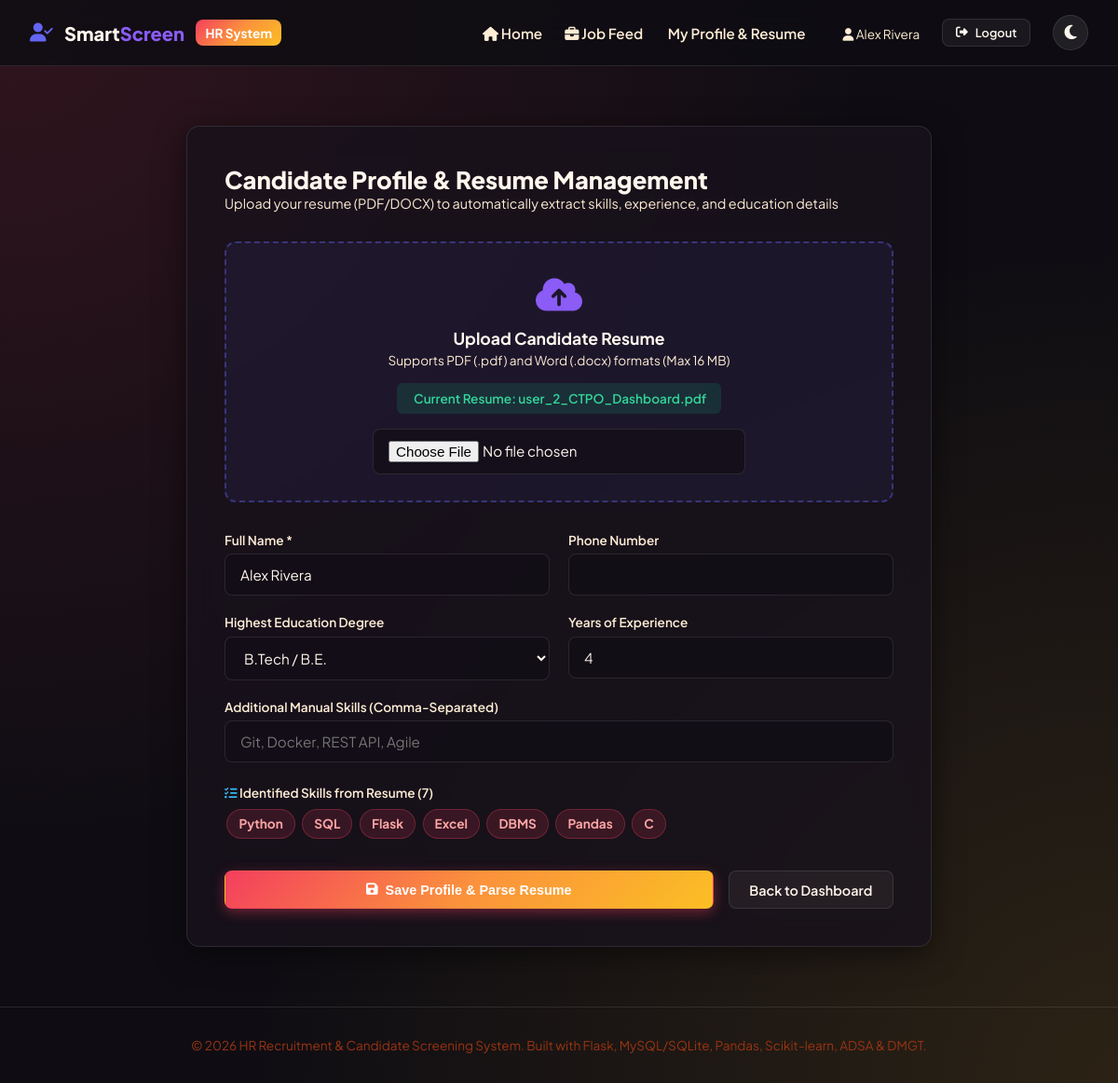
The app's page /candidate/profile (signed in) with its own data.
### models/user.py (models this page shows, shortened)
class CandidateProfile(db.Model):
    __tablename__ = 'candidate_profiles'
    id = db.Column(db.Integer, primary_key=True)
    user_id = db.Column(db.Integer, db.ForeignKey('users.id', ondelete='CASCADE'), nullable=False, unique=True)
    full_name = db.Column(db.String(100), nullable=False)
    phone = db.Column(db.String(20), nullable=True)
    education = db.Column(db.String(100), nullable=True)
    experience_years = db.Column(db.Integer, default=0)
    resume_filename = db.Column(db.String(255), nullable=True)
    resume_text = db.Column(db.Text, nullable=True)
    created_at = db.Column(db.DateTime, default=datetime.utcnow)
    skills = db.relationship('Skill', secondary='candidate_skills', backref=db.backref('candidates', lazy='dynamic'))
    applications = db.relationship('Application', backref='candidate', cascade='all, delete-orphan')

### models/job.py (models this page shows, shortened)
class Skill(db.Model):
    __tablename__ = 'skills'
    id = db.Column(db.Integer, primary_key=True)
    name = db.Column(db.String(80), unique=True, nullable=False, index=True)
    category = db.Column(db.String(50), default='Technical')

### routes/candidate.py (the view, shortened to what this page needs)
@candidate_bp.route('/profile', methods=['GET', 'POST'])
@candidate_required
def profile():
    cand_profile = CandidateProfile.query.filter_by(user_id=session['user_id']).first()
    return render_template('candidate/profile.html', profile=cand_profile)

### app.py (called while the page is built)
def create_app():
    app = Flask(__name__)
    app.config.from_object(Config)
    db.init_app(app)
    app.register_blueprint(auth_bp)
    app.register_blueprint(hr_bp)
    app.register_blueprint(candidate_bp)
    app.register_blueprint(screening_bp)
    os.makedirs(app.config['UPLOAD_FOLDER'], exist_ok=True)
    @app.route('/')
    def index():
        return render_template('index.html')
    @app.context_processor
    def inject_user():
        return dict(
            user_id=session.get('user_id'),
            role=session.get('role'),
            full_name=session.get('full_name')
        )
    with app.app_context():
        db.create_all()
    return app

### routes/candidate.py (called while the page is built)
def candidate_required(f):
    @wraps(f)
    def decorated_function(*args, **kwargs):
        if 'user_id' not in session or session.get('role') != 'candidate':
            flash('Access restricted to Candidates only.', 'danger')
            return redirect(url_for('auth.candidate_login'))
        return f(*args, **kwargs)
    return decorated_function

### templates/candidate/profile.html (shortened to what this page needs)
{% extends "base.html" %}
{% block content %}
<div style="max-width: 800px; margin: 2rem auto;">
    <div class="glass-panel" style="padding: 2.5rem;">
        <div style="margin-bottom: 2rem;">
            <h2 style="font-size: 1.6rem; font-weight: 800;">Candidate Profile & Resume Management</h2>
            <p style="color: var(--text-secondary); font-size: 0.9rem;">Upload your resume (PDF/DOCX) to automatically extract skills, experience, and education details</p>
        </div>
        <form action="{{ url_for('candidate.profile') }}" method="POST" enctype="multipart/form-data">
            <div style="background: rgba(99, 102, 241, 0.08); border: 2px dashed rgba(99, 102, 241, 0.4); border-radius: 12px; padding: 1.75rem; text-align: center; margin-bottom: 2rem;">
                <div style="font-size: 2.5rem; color: #8b5cf6; margin-bottom: 0.75rem;">
                    <i class="fa-solid fa-cloud-arrow-up"></i>
                </div>
                <h4 style="font-size: 1.1rem; font-weight: 700; margin-bottom: 0.25rem;">Upload Candidate Resume</h4>
                <p style="color: var(--text-secondary); font-size: 0.85rem; margin-bottom: 1rem;">Supports PDF (.pdf) and Word (.docx) formats (Max 16 MB)</p>
                {% if profile and profile.resume_filename %}
                    <div style="margin-bottom: 1rem; padding: 0.5rem 1rem; background: rgba(16, 185, 129, 0.15); border-radius: 6px; display: inline-block; color: #34d399; font-size: 0.85rem; font-weight: 600;">
                         Current Resume: {{ profile.resume_filename }}
                    </div>
                {% endif %}
                <input type="file" name="resume_file" id="resume_file" accept=".pdf,.docx" class="form-control" style="max-width: 400px; margin: 0 auto;">
            </div>
            <div style="display: grid; grid-template-columns: 1fr 1fr; gap: 1.25rem;">
                <div class="form-group">
                    <label class="form-label" for="full_name">Full Name *</label>
                    <input type="text" id="full_name" name="full_name" class="form-control" value="{{ profile.full_name if profile else '' }}" required>
                </div>
                <div class="form-group">
                    <label class="form-label" for="phone">Phone Number</label>
                    <input type="text" id="phone" name="phone" class="form-control" value="{{ profile.phone if profile else '' }}">
                </div>
            </div>
            <div style="display: grid; grid-template-columns: 1fr 1fr; gap: 1.25rem;">
                <div class="form-group">
                    <label class="form-label" for="education">Highest Education Degree</label>
                    <select id="education" name="education" class="form-control">
                        <option value="B.Tech" {{ 'selected' if profile and profile.education == 'B.Tech' else '' }}>B.Tech / B.E.</option>
                    </select>
                </div>
                <div class="form-group">
                    <label class="form-label" for="experience_years">Years of Experience</label>
                    <input type="number" id="experience_years" name="experience_years" class="form-control" min="0" max="40" value="{{ profile.experience_years if profile else 0 }}">
                </div>
            </div>
            <div class="form-group">
                <label class="form-label" for="manual_skills">Additional Manual Skills (Comma-Separated)</label>
                <input type="text" id="manual_skills" name="manual_skills" class="form-control" placeholder="Git, Docker, REST API, Agile">
            </div>
            {% if profile and profile.skills %}
                <div style="margin-top: 1.5rem; margin-bottom: 1.5rem;">
                    <label class="form-label"><i class="fa-solid fa-list-check" style="color: #38bdf8;"></i> Identified Skills from Resume ({{ profile.skills | length }})</label>
                    <div>
                        {% for skill in profile.skills %}
                            <span class="badge badge-skill" style="padding: 0.4rem 0.75rem; font-size: 0.85rem;">{{ skill.name }}</span>
                        {% endfor %}
                    </div>
                </div>
            {% endif %}
            <div style="display: flex; gap: 1rem; margin-top: 2rem;">
                <button type="submit" class="btn btn-primary" style="flex: 1;">
                    <i class="fa-solid fa-floppy-disk"></i> Save Profile & Parse Resume
                </button>
                <a href="{{ url_for('candidate.dashboard') }}" class="btn btn-secondary">Back to Dashboard</a>
            </div>
        </form>
    </div>
</div>
{% endblock %}

### templates/base.html (shortened to what this page needs)
<!DOCTYPE html>
<html lang="en">
<head>
    <link rel="stylesheet" href="https://cdnjs.cloudflare.com/ajax/libs/font-awesome/6.4.0/css/all.min.css">
    <link rel="stylesheet" href="{{ url_for('static', filename='css/main.css') }}">
</head>
<body>
    <nav class="navbar">
        <div class="nav-container">
            <a href="{{ url_for('index') }}" class="brand-logo">
                <i class="fa-solid fa-user-check" style="color: #6366f1;"></i>
                <span>Smart<span style="color: #8b5cf6;">Screen</span></span>
                <span class="brand-badge">HR System</span>
            </a>
            <ul class="nav-links">
                <li><a href="{{ url_for('index') }}" class="nav-link"><i class="fa-solid fa-house"></i> Home</a></li>
                {% if role == 'hr' %}
                    <li><a href="{{ url_for('hr.dashboard') }}" class="nav-link"><i class="fa-solid fa-chart-line"></i> HR Dashboard</a></li>
                    <li><a href="{{ url_for('hr.job_create') }}" class="nav-link"><i class="fa-solid fa-plus-circle"></i> Create Job</a></li>
                    <li style="margin-left: 1rem;">
                        <span style="font-size: 0.85rem; color: var(--text-secondary);"><i class="fa-solid fa-user-tie"></i> {{ full_name }}</span>
                    </li>
                    <li><a href="{{ url_for('auth.logout') }}" class="btn btn-secondary btn-sm"><i class="fa-solid fa-right-from-bracket"></i> Logout</a></li>
                {% elif role == 'candidate' %}
                    <li><a href="{{ url_for('candidate.dashboard') }}" class="nav-link"><i class="fa-solid fa-briefcase"></i> Job Feed</a></li>
                    <li><a href="{{ url_for('candidate.profile') }}" class="nav-link"> My Profile & Resume</a></li>
                    <li style="margin-left: 1rem;">
                        <span style="font-size: 0.85rem; color: var(--text-secondary);"><i class="fa-solid fa-user"></i> {{ full_name }}</span>
                    </li>
                    <li><a href="{{ url_for('auth.logout') }}" class="btn btn-secondary btn-sm"><i class="fa-solid fa-right-from-bracket"></i> Logout</a></li>
                {% else %}
                    <li><a href="{{ url_for('auth.hr_login') }}" class="btn btn-secondary btn-sm"><i class="fa-solid fa-user-shield"></i> HR Portal</a></li>
                    <li><a href="{{ url_for('auth.candidate_login') }}" class="btn btn-primary btn-sm"><i class="fa-solid fa-user-graduate"></i> Candidate Portal</a></li>
                {% endif %}
                <li>
                    <button id="theme-toggle" class="theme-toggle-btn" aria-label="Toggle Theme" title="Toggle Light/Dark Mode">
                        <i id="theme-icon" class="fa-solid fa-moon"></i>
                    </button>
                </li>
            </ul>
        </div>
    </nav>
    <main class="main-content">
        {% block content %}{% endblock %}
    </main>
    <footer>
        <div style="max-width: 1400px; margin: 0 auto;">
            <p>&copy; 2026 HR Recruitment & Candidate Screening System. Built with Flask, MySQL/SQLite, Pandas, Scikit-learn, ADSA & DMGT.</p>
        </div>
    </footer>
</body>
</html>

### static/css/main.css (style rules this page uses)
:root, [data-theme="dark"] { --bg-dark: #0f0d13; --bg-card: rgba(24, 18, 28, 0.8); --bg-card-hover: rgba(36, 26, 42, 0.9); --bg-input: rgba(18, 14, 22, 0.7); --border-color: rgba(255, 255, 255, 0.1); --border-glow: rgba(244, 63, 94, 0.4); --primary-gradient: linear-gradient(135deg, #f43f5e 0%, #fb923c 50%, #fbbf24 100%); --accent-blue: #38bdf8; --accent-emerald: #10b981; --accent-amber: #fbbf24; --accent-rose: #f43f5e; --accent-purple: #e11d48; --text-primary: #fff7ed; --text-secondary: #ffedd5; --text-muted: #9a3412; --radius-sm: 8px; --radius-md: 14px; --radius-lg: 20px; --shadow-glass: 0 8px 32px 0 rgba(0, 0, 0, 0.5); --transition: background-color 0.3s ease, color 0.3s ease, border-color 0.3s ease, box-shadow 0.3s ease; --nav-bg: rgba(15, 13, 19, 0.85); --table-header-bg: rgba(15, 23, 42, 0.8); --math-box-bg: rgba(15, 23, 42, 0.9); }
* { margin: 0; padding: 0; box-sizing: border-box; }
body { font-family: 'Plus Jakarta Sans', -apple-system, BlinkMacSystemFont, sans-serif; background-color: var(--bg-dark); background-image: radial-gradient(at 0% 0%, rgba(244, 63, 94, 0.15) 0px, transparent 55%), radial-gradient(at 100% 100%, rgba(251, 191, 36, 0.12) 0px, transparent 55%); background-attachment: fixed; color: var(--text-primary); min-height: 100vh; display: flex; flex-direction: column; }
.theme-toggle-btn { background: rgba(255, 255, 255, 0.08); border: 1px solid var(--border-color); color: var(--text-primary); width: 38px; height: 38px; border-radius: 50%; display: inline-flex; align-items: center; justify-content: center; cursor: pointer; font-size: 1.1rem; transition: var(--transition); }
.glass-panel { background: var(--bg-card); backdrop-filter: blur(16px); -webkit-backdrop-filter: blur(16px); border: 1px solid var(--border-color); border-radius: var(--radius-md); box-shadow: var(--shadow-glass); }
.navbar { background: var(--nav-bg); backdrop-filter: blur(16px); border-bottom: 1px solid var(--border-color); padding: 1rem 2rem; position: sticky; top: 0; z-index: 1000; }
.nav-container { max-width: 1400px; margin: 0 auto; display: flex; align-items: center; justify-content: space-between; }
.brand-logo { display: flex; align-items: center; gap: 0.75rem; text-decoration: none; font-weight: 800; font-size: 1.25rem; color: var(--text-primary); }
.brand-badge { background: var(--primary-gradient); color: white; padding: 0.35rem 0.65rem; border-radius: var(--radius-sm); font-size: 0.85rem; font-weight: 700; }
.nav-links { display: flex; align-items: center; gap: 1.5rem; list-style: none; }
.nav-link { color: var(--text-secondary); text-decoration: none; font-weight: 600; font-size: 0.95rem; transition: var(--transition); }
.btn { display: inline-flex; align-items: center; justify-content: center; gap: 0.5rem; padding: 0.65rem 1.35rem; font-weight: 600; font-size: 0.9rem; border-radius: var(--radius-sm); border: 1px solid transparent; cursor: pointer; text-decoration: none; transition: var(--transition); }
.btn-primary { background: var(--primary-gradient); color: white; box-shadow: 0 4px 14px rgba(244, 63, 94, 0.4); }
.btn-secondary { background: rgba(255, 255, 255, 0.05); border-color: var(--border-color); color: var(--text-primary); }
.btn-sm { padding: 0.4rem 0.85rem; font-size: 0.8rem; }
.main-content { max-width: 1400px; width: 100%; margin: 2rem auto; padding: 0 1.5rem; flex: 1; }
.form-group { margin-bottom: 1.25rem; }
.form-label { display: block; font-size: 0.85rem; font-weight: 600; color: var(--text-secondary); margin-bottom: 0.4rem; }
.form-control { width: 100%; padding: 0.75rem 1rem; background: var(--bg-input); border: 1px solid var(--border-color); border-radius: var(--radius-sm); color: var(--text-primary); font-family: inherit; font-size: 0.95rem; transition: var(--transition); }
.badge { display: inline-flex; align-items: center; padding: 0.25rem 0.65rem; border-radius: 9999px; font-size: 0.75rem; font-weight: 700; }
.badge-skill { background: rgba(244, 63, 94, 0.15); color: #fca5a5; border: 1px solid rgba(244, 63, 94, 0.3); margin: 0.15rem; }
footer { border-top: 1px solid var(--border-color); padding: 2rem; text-align: center; color: var(--text-muted); font-size: 0.85rem; margin-top: auto; }

### records on screen
CandidateProfile: full_name "Alex Rivera", resume_filename "user_2_CTPO_Dashboard.pdf", experience_years "4"
Skill: name "Python"
Skill: name "SQL"
Skill: name "Flask"
Skill: name "Excel"
Skill: name "DBMS"
Skill: name "Pandas"
Skill: name "C"

### other values on screen
{{ profile.skills | length }} "7"
